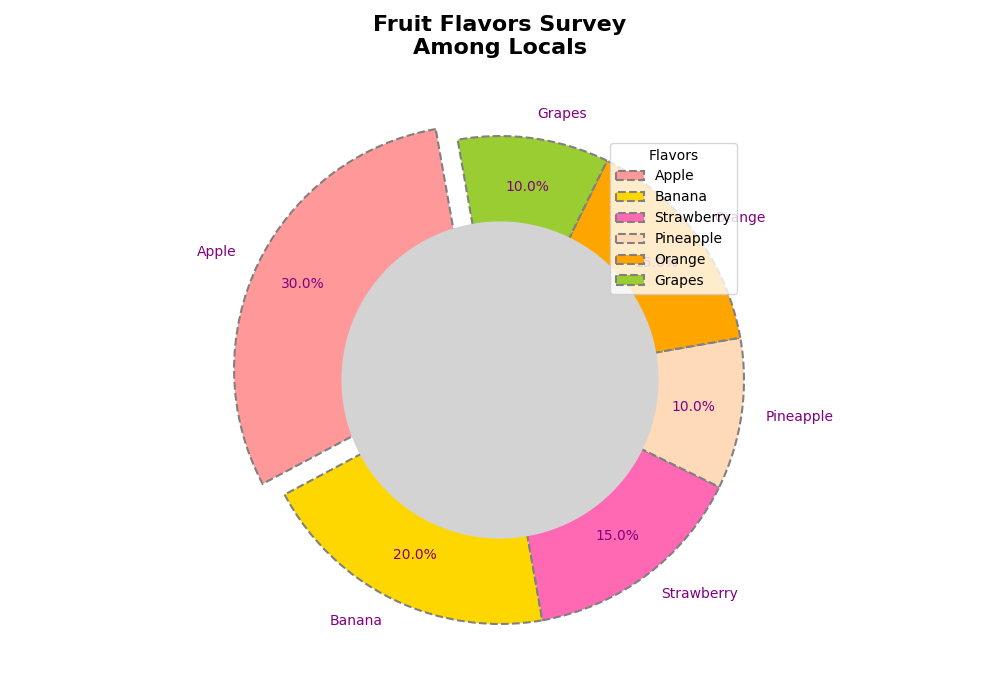

Write Python code to recreate this figure.
import matplotlib.pyplot as plt
import numpy as np

flavors = ['Apple', 'Banana', 'Strawberry', 'Pineapple', 'Orange', 'Grapes']
preferences = [300, 200, 150, 100, 150, 100]

colors = ['#FF9999', '#FFD700', '#FF69B4', '#FFDAB9', '#FFA500', '#9ACD32']

fig, ax = plt.subplots(figsize=(10, 7), subplot_kw=dict(aspect="equal"))

explode = [0.1 if i == max(preferences) else 0 for i in preferences]

wedges, texts, autotexts = ax.pie(
    preferences, explode=explode, labels=flavors, colors=colors, autopct='%1.1f%%', 
    startangle=100, pctdistance=0.80, textprops={'fontsize': 10, 'color': 'purple'},
    wedgeprops={'linestyle': '--', 'linewidth': 1.5, 'edgecolor': 'grey'}
)

centre_circle = plt.Circle((0, 0), 0.65, fc='lightgrey')
ax.add_artist(centre_circle)

ax.set_title('Fruit Flavors Survey\nAmong Locals', fontsize=16, fontweight='bold', pad=15)

ax.legend(wedges, flavors, title="Flavors", loc="upper right", bbox_to_anchor=(0.9, 0.9))

plt.grid()
plt.tight_layout()

plt.show()
